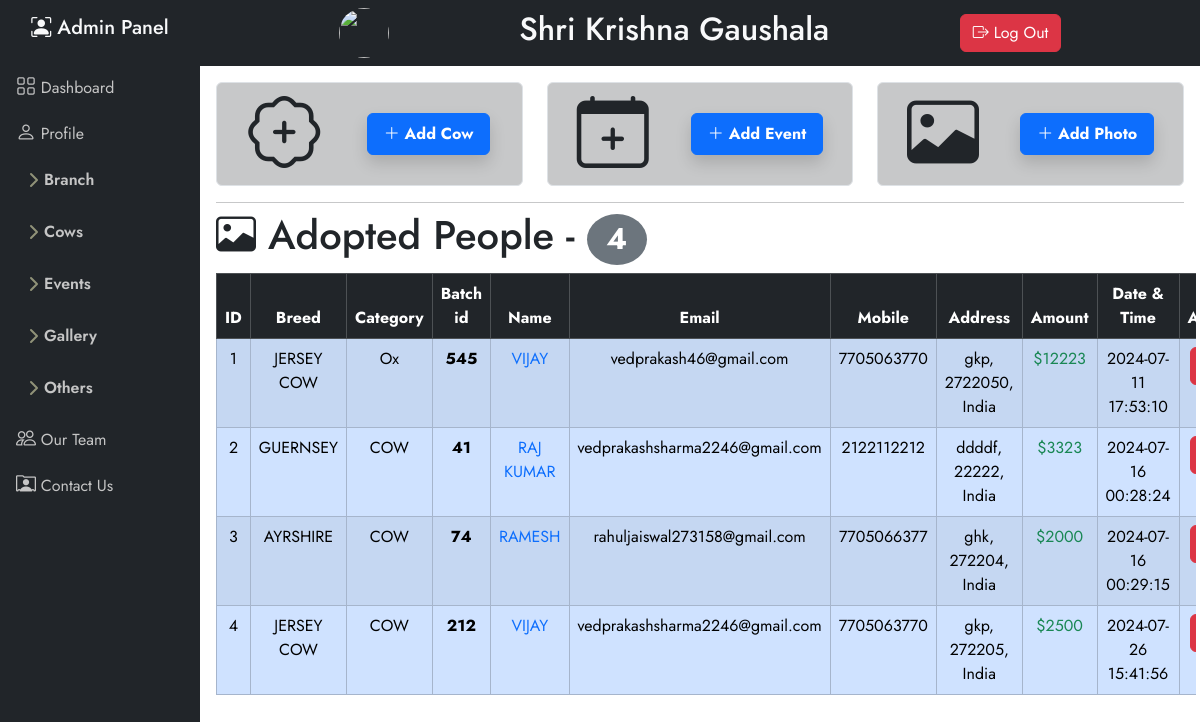
Page /admin/adoption.php on the committed database.
### tables this page shows
CREATE TABLE `cow_adoption` (
  `id` int(3) NOT NULL,
  `Breed` varchar(50) NOT NULL,
  `Category` varchar(60) NOT NULL,
  `Batch` int(6) NOT NULL,
  `Name` varchar(40) NOT NULL,
  `Email` varchar(60) NOT NULL,
  `Number` bigint(10) NOT NULL,
  `Country` varchar(25) NOT NULL,
  `Pincode` int(15) NOT NULL,
  `Address` text NOT NULL,
  `Amount` int(5) NOT NULL,
  `Adoption_date` datetime NOT NULL DEFAULT current_timestamp()
);

### admin/adoption.php (the view, shortened to what this page needs)
<?php
include ('./Config/total.php');
include 'head_page.php';
?>
<div class="container-fluid m-0 p-0">
    <div class="row">
        <div class="col">
            <h1 class="list-group-item-warnning">
                <i class="bi bi-image"></i>
                Adopted People -
                <span class="badge bg-secondary rounded-circle">
                            </span>
            </h1>
        </div>
        <div class="table-responsive upcoming_table">
            <table class="table table-primary table-striped table-hover table-bordered text-center ">
                <thead class="table-dark sticky-top ">
                    <tr class="">
                        <th scope="col">ID</th>
                        <th scope="col">Breed</th>
                        <th scope="col">Category</th>
                        <th scope="col">Batch id</th>
                        <th scope="col">Name</th>
                        <th scope="col">Email</th>
                        <th scope="col">Mobile</th>
                        <th scope="col">Address</th>
                        <th scope="col">Amount</th>
                        <th scope="col">Date & Time</th>
                        <th scope="col">Action</th>
                    </tr>
                </thead>
                <tbody>
                     <?php
                       global $db;
                       $select_adopt="SELECT * FROM cow_adoption ORDER BY `id` ASC";
                       $stmt =$db->query($select_adopt);
                       $sr=0;
                       while($data =$stmt->fetch()){
                        $id            =$data['id'];
                        $Breed         =$data['Breed'];
                        $Category      =$data['Category'];
                        $Batch         =$data['Batch'];
                        $Name          =$data['Name'];
                        $Email         =$data['Email'];
                        $Number        =$data['Number'];
                        $Country       =$data['Country'];
                        $Pincode       =$data['Pincode'];
                        $Address       =$data['Address'];
                        $Amount        =$data['Amount'];
                        $Adoption_date =$data['Adoption_date'];
                       $sr++;
                     ?>
                    <tr class="">
                        <td scope="row"><?php echo htmlentities($sr);?></td>
                        <td><?php echo htmlentities($Breed);?></td>
                        <td><?php echo htmlentities($Category);?></td>
                        <td><strong><?php echo htmlentities($Batch);?></strong</td>
                        <td class="text-primary"><?php echo htmlentities(strtoupper($Name))?></td>
                        <td><?php echo htmlentities($Email)?></td>
                        <td><?php echo htmlentities($Number)?></td>
                        <td><?php echo htmlentities($Address.", ".$Pincode.", ".$Country)?></td>
                        <td class="text-success">$<?php echo htmlentities($Amount)?></td>
                        <td><?php echo htmlentities($Adoption_date)?></td>
                        <td>
                            <span><a href="adoption_delete.php?id=<?php echo $id?>">
                                <button type="button" class="btn btn-danger" onclick="return confirm('Are you sure! Do you want to delete this item?');" data-bs-toggle="modal" data-bs-target="#exampleModal" data-bs-whatever="@getbootstrap"><i class="bi bi-trash-fill"></i></button>
                            </a></span>
                        </td>
                    </tr>
                    <?php } ?>
                </tbody>
            </table>
        </div>
    </div>
</div>
<?php
include 'footer_page.php';
?>

### admin/head_page.php (shortened to what this page needs)
<!doctype html>
<html lang="en">
<head>
    <link href="https://cdn.jsdelivr.net/npm/bootstrap@5.3.3/dist/css/bootstrap.min.css" rel="stylesheet">
    <link rel="stylesheet" href="https://cdn.jsdelivr.net/npm/bootstrap-icons@1.11.1/font/bootstrap-icons.css">
    <link rel="stylesheet" href="https://unpkg.com/aos@next/dist/aos.css" />
</head>
<body>
       <div class="container-fluid">
        <div class="row">
            <div class="col-md-2 m-0 p-0">
                <div class="left bg-dark">
                    <div class="logo p-3">
                        <h5 class="text-light">
                            <i class="bi bi-person-bounding-box"></i>
                            Admin Panel
                        </h5>
                    </div>
                    <div class="down">
                        <ul class="nav nav-pills flex-column mb-auto">
                            <li class="nav-item">
                                <a href="dashboard.php" class="nav-link" aria-current="page">
                                    <i class="bi bi-grid"></i>
                                    Dashboard
                                </a>
                            </li>
                            <li class="nav-item">
                                <a href="profile.php" class="nav-link" aria-current="page">
                                    <i class="bi bi-person"></i>
                                    Profile
                                </a>
                            </li>
                            <li class="mb-1 nav-link">
                                <button class="btn btn-toggle align-items-center rounded collapsed" data-bs-toggle="collapse" data-bs-target="#branch-collapse" aria-expanded="false">
                                    Branch
                                </button>
                            </li>
                            <li class="mb-1 nav-link">
                                <button class="btn btn-toggle align-items-center rounded collapsed" data-bs-toggle="collapse" data-bs-target="#cow-collapse" aria-expanded="false">
                                    Cows
                                </button>
                            </li>
                            <li class="mb-1 nav-link">
                                <button class="btn btn-toggle align-items-center rounded collapsed" data-bs-toggle="collapse" data-bs-target="#events-collapse" aria-expanded="false">
                                    Events
                                </button>
                            </li>
                            <li class="mb-1 nav-link">
                                <button class="btn btn-toggle align-items-center rounded collapsed" data-bs-toggle="collapse" data-bs-target="#gallery-collapse" aria-expanded="false">
                                    Gallery
                                </button>
                            </li>
                            <li class="mb-1 nav-link">
                                <button class="btn btn-toggle align-items-center rounded collapsed" data-bs-toggle="collapse" data-bs-target="#others-collapse" aria-expanded="false">
                                    Others
                                </button>
                            </li>
                            <li>
                                <a href="our_team.php" class="nav-link">
                                    <i class="bi bi-people"></i>
                                    Our Team
                                </a>
                            </li>
                            <li>
                                <a href="contact_us.php" class="nav-link">
                                    <i class="bi bi-person-rolodex"></i>
                                    Contact Us
                                </a>
                            </li>
                        </ul>
                    </div>
                </div>
            </div>
            <div class="col-md-10 m-0 p-0">
                <div class="right_top bg-dark p-2">
                    <img src="../Images/skg.jpeg" alt="">
                    <h2 class="text-light">
                        Shri Krishna Gaushala
                    </h2>
                    <div class="logout">
                        <a href="logout.php"><button class="btn btn-danger">
                            <i class="bi bi-box-arrow-right"></i>
                            Log Out
                        </button></a>
                    </div>
                </div>
                <div class="container-fluid m-0 p-0 list-group-item-primary px-3 scroll_bar">
                    <div class="row">
                        <div class="col-md-4">
                            <div class="four_card my-3 border p-2 rounded bg-dark bg-opacity-25 card">
                                <i class="bi bi-patch-plus display-2"></i>
                                <button type="button" class="btn btn-primary shadow py-2 px-3 fw-bold" data-bs-toggle="modal" data-bs-target="#exampleModal1" data-bs-whatever="@getbootstrap">
                                    <i class="bi bi-plus-lg"></i>
                                    Add Cow
                                </button>
                            </div>
                        </div>
                        <div class="col-md-4">
                            <div class="four_card my-3 border p-2 rounded bg-dark bg-opacity-25 card">
                                <i class="bi bi-calendar-plus display-2"></i>
                                <button type="button" class="btn btn-primary shadow py-2 px-3 fw-bold" data-bs-toggle="modal" data-bs-target="#exampleModal2" data-bs-whatever="@getbootstrap">
                                    <i class="bi bi-plus-lg"></i>
                                    Add Event
                                </button>
                            </div>
                        </div>
                        <div class="col-md-4">
                            <div class="four_card my-3 border p-2 rounded bg-dark bg-opacity-25 card">
                                <i class="bi bi-image display-2"></i>
                                <button type="button" class="btn btn-primary shadow py-2 px-3 fw-bold" data-bs-toggle="modal" data-bs-target="#exampleModal3" data-bs-whatever="@getbootstrap">
                                    <i class="bi bi-plus-lg"></i>
                                    Add Photo
                                </button>
                            </div>
                        </div>
                    </div>
                    <hr class="m-0 p-0 mb-2">

### admin/Config/total.php (shortened to what this page needs)
<?php
 include("connection.php");
?>
<?php
  function TotalAdoptions(){
    global $db;
    $sql ="SELECT count(*) FROM cow_adoption";
    $stmt =$db->query($sql);
    $totalrow4 = $stmt->fetch();
    $TotalAdoptions =array_shift($totalrow4);
    echo $TotalAdoptions;
  }
?>

### admin/footer_page.php (shortened to what this page needs)
                </div>
            </div>
        </div>
    </div>
</body>
</html>

### admin/head_page.php (style rules this page uses)
body { font-family: Jost; }
.left { height: 100vh; width: 100%; }
a { text-decoration: none; }
.logo { display: flex; justify-content: center; align-items: center; }
.nav-link { color: rgb(197, 197, 197); transition: .3s; }
.nav-link i { font-size: 20px; }
.btn-toggle { display: inline-flex; align-items: center; padding: .25rem .5rem; font-weight: 600; color: rgba(0, 0, 0, .65); background-color: transparent; border: 0; color: rgb(197, 197, 197); }
.btn-toggle::before { width: 1.25em; line-height: 0; transition: transform .35s ease; transform-origin: .5em 50%; }
.down { height: 89vh; width: 100%; }
.right_top { height: auto; width: 100%; display: flex; justify-content: space-evenly; align-items: center; }
.right_top img { height: 50px; width: 50px; border-radius: 100%; }
.scroll_bar { height: 90vh; width: 100%; overflow-y: scroll; }
.four_card { height: auto; width: 100%; display: flex; justify-content: space-around; align-items: center; flex-direction: row; }
.upcoming_table { height: 61vh; width: 100%; overflow-y: scroll; }

### rows in the picture
cow_adoption: Breed "JERSEY COW", Category "Ox", Batch "545", Name "VIJAY", Email "vedprakash46@gmail.com", Number "7705063770", Address+Pincode+Country "gkp, 2722050, India", Amount "12223", Adoption_date "2024-07-11 17:53:10"
cow_adoption: Breed "GUERNSEY", Category "COW", Batch "41", Name "RAJ KUMAR", Email "vedprakashsharma2246@gmail.com", Number "2122112212", Address+Pincode+Country "ddddf, 22222, India", Amount "3323", Adoption_date "2024-07-16 00:28:24"
cow_adoption: Breed "AYRSHIRE", Category "COW", Batch "74", Name "RAMESH", Email "rahuljaiswal273158@gmail.com", Number "7705066377", Address+Pincode+Country "ghk, 272204, India", Amount "2000", Adoption_date "2024-07-16 00:29:15"
cow_adoption: Breed "JERSEY COW", Category "COW", Batch "212", Name "VIJAY", Email "vedprakashsharma2246@gmail.com", Number "7705063770", Address+Pincode+Country "gkp, 272205, India", Amount "2500", Adoption_date "2024-07-26 15:41:56"

### other values in the picture
$TotalAdoptions "4"
